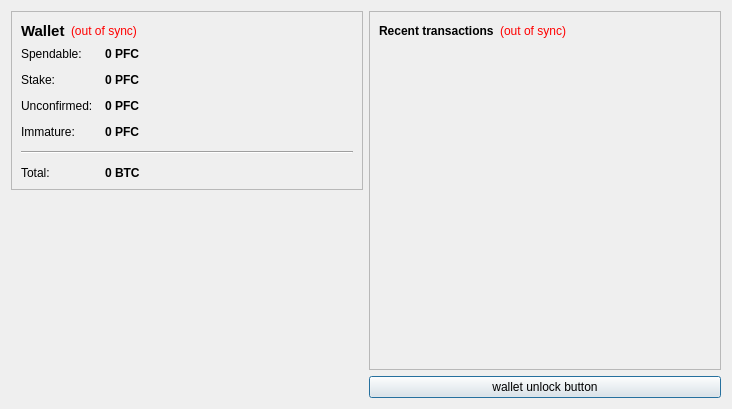
<?xml version="1.0" encoding="UTF-8"?>
<ui version="4.0">
 <class>OverviewPage</class>
 <widget class="QWidget" name="OverviewPage">
  <property name="geometry">
   <rect>
    <x>0</x>
    <y>0</y>
    <width>732</width>
    <height>409</height>
   </rect>
  </property>
  <property name="windowTitle">
   <string>Form</string>
  </property>
  <layout class="QHBoxLayout" name="horizontalLayout" stretch="0,0">
   <item>
    <layout class="QVBoxLayout" name="verticalLayout_2">
     <item>
      <widget class="QFrame" name="frame">
       <property name="frameShape">
        <enum>QFrame::StyledPanel</enum>
       </property>
       <property name="frameShadow">
        <enum>QFrame::Raised</enum>
       </property>
       <layout class="QVBoxLayout" name="verticalLayout_4">
        <item>
         <layout class="QHBoxLayout" name="horizontalLayout_4">
          <item>
           <widget class="QLabel" name="label_5">
            <property name="font">
             <font>
              <pointsize>11</pointsize>
              <weight>75</weight>
              <bold>true</bold>
             </font>
            </property>
            <property name="text">
             <string>Wallet</string>
            </property>
           </widget>
          </item>
          <item>
           <widget class="QLabel" name="labelWalletStatus">
            <property name="toolTip">
             <string>The displayed information may be out of date. Your wallet automatically synchronizes with the ProfitCoin network after a connection is established, but this process has not completed yet.</string>
            </property>
            <property name="styleSheet">
             <string notr="true">QLabel { color: red; }</string>
            </property>
            <property name="text">
             <string notr="true">(out of sync)</string>
            </property>
            <property name="alignment">
             <set>Qt::AlignLeading|Qt::AlignLeft|Qt::AlignVCenter</set>
            </property>
           </widget>
          </item>
          <item>
           <spacer name="horizontalSpacer_2">
            <property name="orientation">
             <enum>Qt::Horizontal</enum>
            </property>
            <property name="sizeHint" stdset="0">
             <size>
              <width>40</width>
              <height>20</height>
             </size>
            </property>
           </spacer>
          </item>
         </layout>
        </item>
        <item>
         <layout class="QFormLayout" name="formLayout_2">
          <property name="fieldGrowthPolicy">
           <enum>QFormLayout::AllNonFixedFieldsGrow</enum>
          </property>
          <property name="horizontalSpacing">
           <number>12</number>
          </property>
          <property name="verticalSpacing">
           <number>12</number>
          </property>
          <item row="0" column="0">
           <widget class="QLabel" name="label">
            <property name="text">
             <string>Spendable:</string>
            </property>
           </widget>
          </item>
          <item row="0" column="1">
           <widget class="QLabel" name="labelBalance">
            <property name="font">
             <font>
              <weight>75</weight>
              <bold>true</bold>
             </font>
            </property>
            <property name="cursor">
             <cursorShape>IBeamCursor</cursorShape>
            </property>
            <property name="toolTip">
             <string>Your current spendable balance</string>
            </property>
            <property name="text">
             <string notr="true">0 PFC</string>
            </property>
            <property name="textInteractionFlags">
             <set>Qt::LinksAccessibleByMouse|Qt::TextSelectableByKeyboard|Qt::TextSelectableByMouse</set>
            </property>
           </widget>
          </item>
          <item row="1" column="0">
           <widget class="QLabel" name="label_6">
            <property name="text">
             <string>Stake:</string>
            </property>
           </widget>
          </item>
          <item row="1" column="1">
           <widget class="QLabel" name="labelStake">
            <property name="font">
             <font>
              <weight>75</weight>
              <bold>true</bold>
             </font>
            </property>
            <property name="cursor">
             <cursorShape>IBeamCursor</cursorShape>
            </property>
            <property name="toolTip">
             <string>Total of coins that was staked, and do not yet count toward the current balance</string>
            </property>
            <property name="text">
             <string notr="true">0 PFC</string>
            </property>
            <property name="textInteractionFlags">
             <set>Qt::LinksAccessibleByMouse|Qt::TextSelectableByKeyboard|Qt::TextSelectableByMouse</set>
            </property>
           </widget>
          </item>
          <item row="2" column="0">
           <widget class="QLabel" name="label_3">
            <property name="text">
             <string>Unconfirmed:</string>
            </property>
           </widget>
          </item>
          <item row="2" column="1">
           <widget class="QLabel" name="labelUnconfirmed">
            <property name="font">
             <font>
              <weight>75</weight>
              <bold>true</bold>
             </font>
            </property>
            <property name="cursor">
             <cursorShape>IBeamCursor</cursorShape>
            </property>
            <property name="toolTip">
             <string>Total of transactions that have yet to be confirmed, and do not yet count toward the current balance</string>
            </property>
            <property name="text">
             <string notr="true">0 PFC</string>
            </property>
            <property name="textInteractionFlags">
             <set>Qt::LinksAccessibleByMouse|Qt::TextSelectableByKeyboard|Qt::TextSelectableByMouse</set>
            </property>
           </widget>
          </item>
          <item row="3" column="0">
           <widget class="QLabel" name="labelImmatureText">
            <property name="text">
             <string>Immature:</string>
            </property>
           </widget>
          </item>
          <item row="3" column="1">
           <widget class="QLabel" name="labelImmature">
            <property name="font">
             <font>
              <weight>75</weight>
              <bold>true</bold>
             </font>
            </property>
            <property name="toolTip">
             <string>Mined balance that has not yet matured</string>
            </property>
            <property name="text">
             <string notr="true">0 PFC</string>
            </property>
            <property name="textInteractionFlags">
             <set>Qt::LinksAccessibleByMouse|Qt::TextSelectableByKeyboard|Qt::TextSelectableByMouse</set>
            </property>
           </widget>
          </item>
          <item row="4" column="0" colspan="2">
           <widget class="Line" name="line">
            <property name="orientation">
             <enum>Qt::Horizontal</enum>
            </property>
           </widget>
          </item>
          <item row="5" column="0">
           <widget class="QLabel" name="labelTotalText">
            <property name="text">
             <string>Total:</string>
            </property>
           </widget>
          </item>
          <item row="5" column="1">
           <widget class="QLabel" name="labelTotal">
            <property name="font">
             <font>
              <weight>75</weight>
              <bold>true</bold>
             </font>
            </property>
            <property name="cursor">
             <cursorShape>IBeamCursor</cursorShape>
            </property>
            <property name="toolTip">
             <string>Your current total balance</string>
            </property>
            <property name="text">
             <string notr="true">0 BTC</string>
            </property>
            <property name="textInteractionFlags">
             <set>Qt::LinksAccessibleByMouse|Qt::TextSelectableByKeyboard|Qt::TextSelectableByMouse</set>
            </property>
           </widget>
          </item>
         </layout>
        </item>
       </layout>
      </widget>
     </item>
     <item>
      <spacer name="verticalSpacer_4">
       <property name="orientation">
        <enum>Qt::Vertical</enum>
       </property>
       <property name="sizeHint" stdset="0">
        <size>
         <width>20</width>
         <height>40</height>
        </size>
       </property>
      </spacer>
     </item>
     <item>
      <widget class="QLabel" name="label_2">
       <property name="text">
        <string/>
       </property>
       <property name="pixmap">
        <pixmap resource="../bitcoin.qrc">:/images/Wallet_Logo</pixmap>
       </property>
       <property name="alignment">
        <set>Qt::AlignCenter</set>
       </property>
      </widget>
     </item>
     <item>
      <spacer name="verticalSpacer">
       <property name="orientation">
        <enum>Qt::Vertical</enum>
       </property>
       <property name="sizeHint" stdset="0">
        <size>
         <width>20</width>
         <height>40</height>
        </size>
       </property>
      </spacer>
     </item>
    </layout>
   </item>
   <item>
    <layout class="QVBoxLayout" name="verticalLayout_3">
     <item>
      <widget class="QFrame" name="frame_2">
       <property name="frameShape">
        <enum>QFrame::StyledPanel</enum>
       </property>
       <property name="frameShadow">
        <enum>QFrame::Raised</enum>
       </property>
       <layout class="QVBoxLayout" name="verticalLayout">
        <item>
         <layout class="QHBoxLayout" name="horizontalLayout_2">
          <item>
           <widget class="QLabel" name="label_4">
            <property name="text">
             <string>&lt;b&gt;Recent transactions&lt;/b&gt;</string>
            </property>
           </widget>
          </item>
          <item>
           <widget class="QLabel" name="labelTransactionsStatus">
            <property name="toolTip">
             <string>The displayed information may be out of date. Your wallet automatically synchronizes with the ProfitCoin network after a connection is established, but this process has not completed yet.</string>
            </property>
            <property name="styleSheet">
             <string notr="true">QLabel { color: red; }</string>
            </property>
            <property name="text">
             <string notr="true">(out of sync)</string>
            </property>
            <property name="alignment">
             <set>Qt::AlignRight|Qt::AlignTrailing|Qt::AlignVCenter</set>
            </property>
           </widget>
          </item>
          <item>
           <spacer name="horizontalSpacer">
            <property name="orientation">
             <enum>Qt::Horizontal</enum>
            </property>
            <property name="sizeHint" stdset="0">
             <size>
              <width>40</width>
              <height>20</height>
             </size>
            </property>
           </spacer>
          </item>
         </layout>
        </item>
        <item>
         <widget class="QListView" name="listTransactions">
          <property name="styleSheet">
           <string notr="true">QListView { background: transparent; }</string>
          </property>
          <property name="frameShape">
           <enum>QFrame::NoFrame</enum>
          </property>
          <property name="verticalScrollBarPolicy">
           <enum>Qt::ScrollBarAlwaysOff</enum>
          </property>
          <property name="horizontalScrollBarPolicy">
           <enum>Qt::ScrollBarAlwaysOff</enum>
          </property>
          <property name="selectionMode">
           <enum>QAbstractItemView::NoSelection</enum>
          </property>
         </widget>
        </item>
       </layout>
      </widget>
     </item>
     <item>
      <widget class="QPushButton" name="unlockWalletButton">
       <property name="sizePolicy">
        <sizepolicy hsizetype="Minimum" vsizetype="Fixed">
         <horstretch>0</horstretch>
         <verstretch>0</verstretch>
        </sizepolicy>
       </property>
       <property name="maximumSize">
        <size>
         <width>16777214</width>
         <height>16777214</height>
        </size>
       </property>
       <property name="toolTip">
        <string/>
       </property>
       <property name="text">
        <string>wallet unlock button</string>
       </property>
       <property name="checkable">
        <bool>false</bool>
       </property>
       <property name="autoDefault">
        <bool>false</bool>
       </property>
       <property name="default">
        <bool>true</bool>
       </property>
       <property name="flat">
        <bool>false</bool>
       </property>
      </widget>
     </item>
    </layout>
   </item>
  </layout>
 </widget>
 <resources>
  <include location="../bitcoin.qrc"/>
 </resources>
 <connections/>
</ui>
